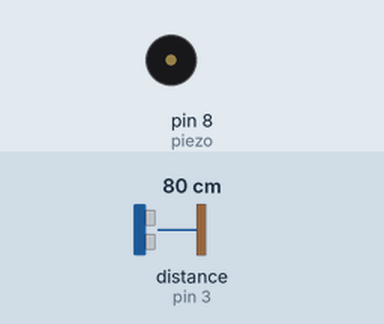
Simulated run of this sketch. Board: Arduino Uno, built with avr-gcc and run on an emulated ATmega328P. Shown: buzzer (waves = sounding). Wiring (inferred from the names in the program): ultrasonic range finder: trigger pin 2; echo pin 3. The test bench sets the inputs (shaded band); at power-on: distance to the obstacle (sensor on pin 3) 80 cm. The echo pulse lasts 58.3 µs per cm.

Above: at 1.2 s.
1.3 s: distance to the obstacle (sensor on pin 3) set to 23 cm
2.8 s: distance to the obstacle (sensor on pin 3) set to 18 cm
At 3.24 s:
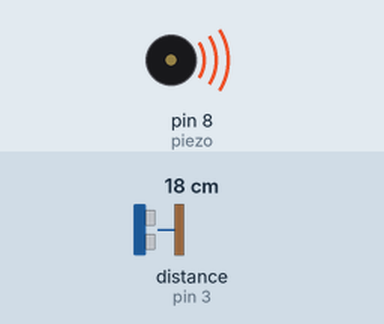
5.8 s: distance to the obstacle (sensor on pin 3) set to 4 cm
At 6.12 s:
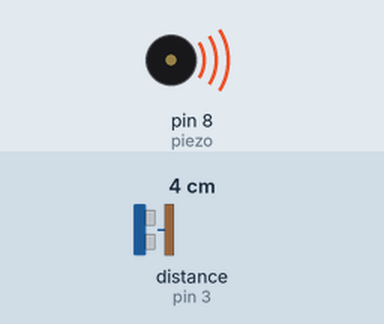
8.8 s: distance to the obstacle (sensor on pin 3) set to 2 cm
10.3 s: distance to the obstacle (sensor on pin 3) set to 35 cm
At 10.8 s:
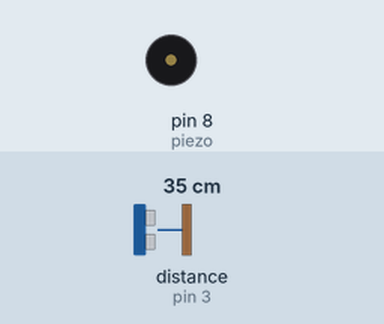
Timing chart, 0 to 12.8 s (numbered marks = the images above; inputs shaded):
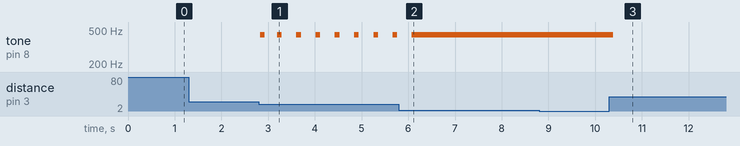

Measured:
- the behaviour switches between 21 and 20 cm on distance to the obstacle (sensor on pin 3) (found by bisection; images 0 and 1)
- after the input at 1.3 s, every drawn part: stays the same
- after the input at 2.8 s, tone on pin 8 (piezo): alternates 440 Hz for 0.10 s and silent for 0.31 s, starting at once
- after the input at 5.8 s, tone on pin 8 (piezo): goes on until 6.1 s, then stays 440 Hz
- after the input at 10.3 s, tone on pin 8 (piezo): 440 Hz → silent after 0.09 s

The sketch:

song.ys.ino
```cpp
const int trig= 2;
const int echo= 3;
const int piezo = 8;

unsigned long nextBeepTime = 0;

void setup() {
}

void loop()
{
  long val= readUltrasonicDistance(trig, echo);

  unsigned long current = millis();

  if(val < 200) { //20cm 미터 이내
    if(current > nextBeepTime) {
      tone(piezo, 440, 100);
      nextBeepTime = millis() + val * 2;
    }
  }

  delay(50);
}

long readUltrasonicDistance(int triggerPin, int echoPin)
{
  pinMode(triggerPin, OUTPUT);  // Clear the trigger
  digitalWrite(triggerPin, LOW);
  delayMicroseconds(2);
  // Sets the trigger pin to HIGH state for 10 microseconds
  digitalWrite(triggerPin, HIGH);
  delayMicroseconds(10);
  digitalWrite(triggerPin, LOW);
  pinMode(echoPin, INPUT);
  // Reads the echo pin, and returns the sound wave travel time in microseconds
  return pulseIn(echoPin, HIGH) * 1723 / 10000; // mm
}
```
